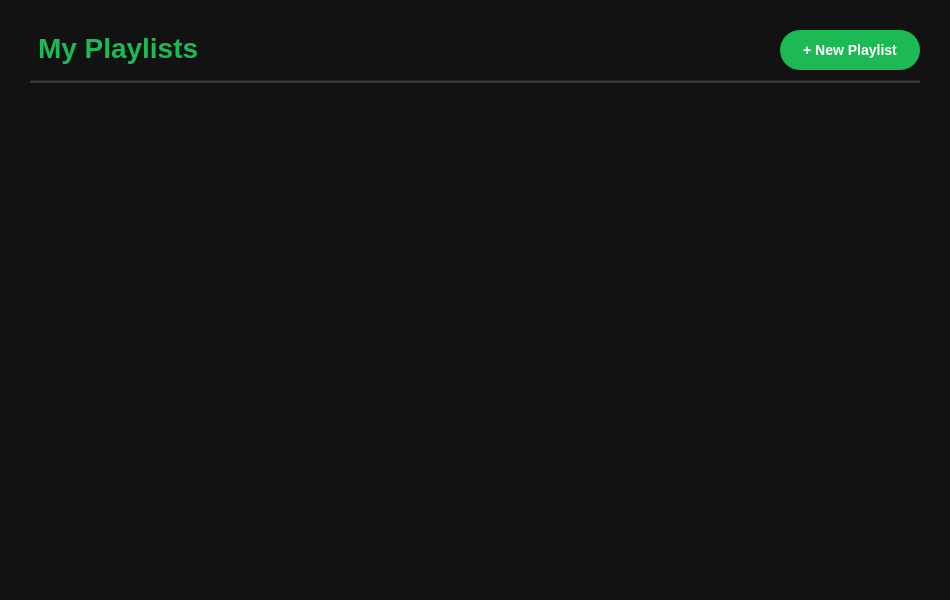
<?xml version="1.0" encoding="UTF-8"?>
<ui version="4.0">
 <class>PlaylistView</class>
 <widget class="QWidget" name="PlaylistView">
  <property name="geometry">
   <rect>
    <x>0</x>
    <y>0</y>
    <width>950</width>
    <height>600</height>
   </rect>
  </property>
  <property name="styleSheet">
   <string notr="true">
    /* GLOBAL STYLE - ĐỒNG BỘ MAINWINDOW */
    QWidget {
        background-color: #121212;
        color: #B3B3B3;
        font-family: &quot;Segoe UI&quot;, sans-serif;
    }

    /* HEADER TEXT */
    #lblTitle {
        color: #FFFFFF;
        font-size: 28px;
        font-weight: 900;
        margin-bottom: 5px;
    }

    /* CREATE BUTTON */
    #btnCreate {
        background-color: #1DB954;
        color: #FFFFFF;
        font-weight: bold;
        border-radius: 20px;
        padding: 5px 20px;
        font-size: 14px;
        border: none;
    }
    #btnCreate:hover { background-color: #1ed760; }
    #btnCreate:pressed { background-color: #1aa34a; }

    /* LIST WIDGET CONTAINER */
    #listPlaylists {
        background-color: transparent;
        border: none;
        outline: none;
    }
    /* Scrollbar */
    QScrollBar:vertical {
        background: #121212; width: 8px; margin: 0px;
    }
    QScrollBar::handle:vertical {
        background: #444; border-radius: 4px; min-height: 20px;
    }
    QScrollBar::add-line:vertical, QScrollBar::sub-line:vertical { height: 0px; }
   </string>
  </property>
  <layout class="QVBoxLayout" name="verticalLayout">
   <property name="spacing">
    <number>10</number>
   </property>
   <property name="leftMargin">
    <number>30</number>
   </property>
   <property name="topMargin">
    <number>30</number>
   </property>
   <property name="rightMargin">
    <number>30</number>
   </property>
   <property name="bottomMargin">
    <number>20</number>
   </property>
   <item>
    <layout class="QHBoxLayout" name="headerLayout">
     <item>
      <widget class="QLabel" name="lblTitle">
       <property name="styleSheet">
        <string notr="true">color: rgb(29, 185, 84)</string>
       </property>
       <property name="text">
        <string>My Playlists</string>
       </property>
      </widget>
     </item>
     <item>
      <spacer name="horizontalSpacer">
       <property name="orientation">
        <enum>Qt::Horizontal</enum>
       </property>
       <property name="sizeHint" stdset="0">
        <size>
         <width>40</width>
         <height>20</height>
        </size>
       </property>
      </spacer>
     </item>
     <item>
      <widget class="QPushButton" name="btnCreate">
       <property name="minimumSize">
        <size>
         <width>140</width>
         <height>40</height>
        </size>
       </property>
       <property name="cursor">
        <cursorShape>PointingHandCursor</cursorShape>
       </property>
       <property name="text">
        <string>+ New Playlist</string>
       </property>
      </widget>
     </item>
    </layout>
   </item>
   <item>
    <widget class="Line" name="line">
     <property name="styleSheet">
      <string>background-color: #333333;</string>
     </property>
     <property name="orientation">
      <enum>Qt::Horizontal</enum>
     </property>
    </widget>
   </item>
   <item>
    <widget class="QListWidget" name="listPlaylists">
     <!-- 1. Tắt thanh cuộn ngang -->
     <property name="horizontalScrollBarPolicy">
      <enum>Qt::ScrollBarAlwaysOff</enum>
     </property>
     
     <!-- 2. Chế độ Adjust: Tự ép item co lại cho vừa chiều rộng -->
     <property name="resizeMode">
      <enum>QListView::Adjust</enum>
     </property>
     
     <property name="spacing">
      <number>10</number>
     </property>
    </widget>
   </item>
  </layout>
 </widget>
 <resources/>
 <connections/>
</ui>
